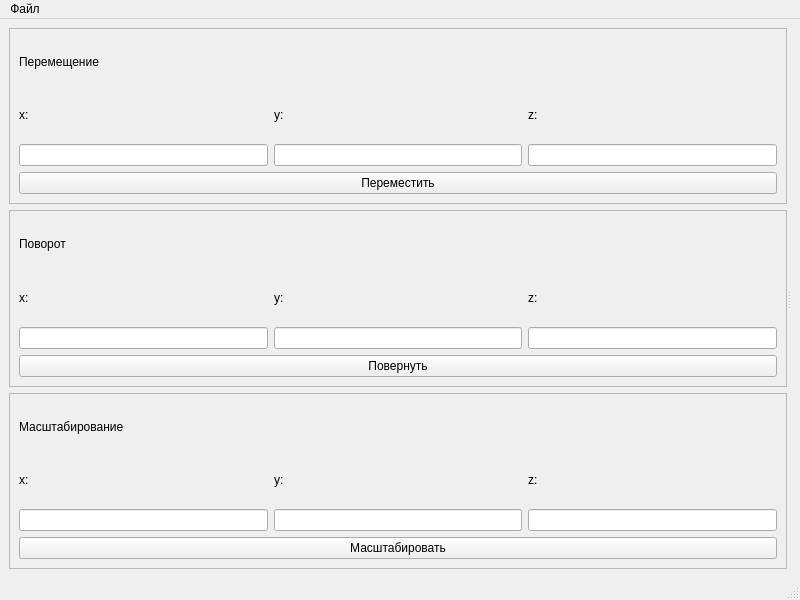
<?xml version="1.0" encoding="UTF-8"?>
<ui version="4.0">
 <class>MainWindow</class>
 <widget class="QMainWindow" name="MainWindow">
  <property name="geometry">
   <rect>
    <x>0</x>
    <y>0</y>
    <width>800</width>
    <height>600</height>
   </rect>
  </property>
  <property name="windowTitle">
   <string>MainWindow</string>
  </property>
  <widget class="QWidget" name="centralwidget">
   <layout class="QGridLayout" name="gridLayout">
    <item row="0" column="0">
     <widget class="QSplitter" name="splitter">
      <property name="orientation">
       <enum>Qt::Horizontal</enum>
      </property>
      <widget class="QWidget" name="verticalLayoutWidget">
       <layout class="QVBoxLayout" name="verticalLayout">
        <item>
         <widget class="QFrame" name="frame">
          <property name="frameShape">
           <enum>QFrame::StyledPanel</enum>
          </property>
          <property name="frameShadow">
           <enum>QFrame::Raised</enum>
          </property>
          <layout class="QVBoxLayout" name="verticalLayout_2">
           <item>
            <widget class="QLabel" name="label">
             <property name="text">
              <string>Перемещение</string>
             </property>
            </widget>
           </item>
           <item>
            <layout class="QHBoxLayout" name="horizontalLayout">
             <item>
              <widget class="QLabel" name="label_5">
               <property name="text">
                <string>х:</string>
               </property>
              </widget>
             </item>
             <item>
              <widget class="QLabel" name="label_4">
               <property name="text">
                <string>у:</string>
               </property>
              </widget>
             </item>
             <item>
              <widget class="QLabel" name="label_6">
               <property name="text">
                <string>z:</string>
               </property>
              </widget>
             </item>
            </layout>
           </item>
           <item>
            <layout class="QHBoxLayout" name="horizontalLayout_2">
             <item>
              <widget class="QLineEdit" name="transfer_x"/>
             </item>
             <item>
              <widget class="QLineEdit" name="transfer_y"/>
             </item>
             <item>
              <widget class="QLineEdit" name="transfer_z"/>
             </item>
            </layout>
           </item>
           <item>
            <widget class="QPushButton" name="transfer_button">
             <property name="text">
              <string>Переместить</string>
             </property>
            </widget>
           </item>
          </layout>
         </widget>
        </item>
        <item>
         <widget class="QFrame" name="frame_2">
          <property name="frameShape">
           <enum>QFrame::StyledPanel</enum>
          </property>
          <property name="frameShadow">
           <enum>QFrame::Raised</enum>
          </property>
          <layout class="QVBoxLayout" name="verticalLayout_4">
           <item>
            <widget class="QLabel" name="label_2">
             <property name="text">
              <string>Поворот</string>
             </property>
            </widget>
           </item>
           <item>
            <layout class="QHBoxLayout" name="horizontalLayout_3">
             <item>
              <widget class="QLabel" name="label_12">
               <property name="text">
                <string>x:</string>
               </property>
              </widget>
             </item>
             <item>
              <widget class="QLabel" name="label_11">
               <property name="text">
                <string>y:</string>
               </property>
              </widget>
             </item>
             <item>
              <widget class="QLabel" name="label_10">
               <property name="text">
                <string>z:</string>
               </property>
              </widget>
             </item>
            </layout>
           </item>
           <item>
            <layout class="QHBoxLayout" name="horizontalLayout_4">
             <item>
              <widget class="QLineEdit" name="rotate_x"/>
             </item>
             <item>
              <widget class="QLineEdit" name="rotate_y"/>
             </item>
             <item>
              <widget class="QLineEdit" name="rotate_z"/>
             </item>
            </layout>
           </item>
           <item>
            <widget class="QPushButton" name="rotate_button">
             <property name="text">
              <string>Повернуть</string>
             </property>
            </widget>
           </item>
          </layout>
         </widget>
        </item>
        <item>
         <widget class="QFrame" name="frame_3">
          <property name="frameShape">
           <enum>QFrame::StyledPanel</enum>
          </property>
          <property name="frameShadow">
           <enum>QFrame::Raised</enum>
          </property>
          <layout class="QVBoxLayout" name="verticalLayout_3">
           <item>
            <widget class="QLabel" name="label_3">
             <property name="text">
              <string>Масштабирование</string>
             </property>
            </widget>
           </item>
           <item>
            <layout class="QHBoxLayout" name="horizontalLayout_5">
             <item>
              <widget class="QLabel" name="label_9">
               <property name="text">
                <string>x:</string>
               </property>
              </widget>
             </item>
             <item>
              <widget class="QLabel" name="label_8">
               <property name="text">
                <string>y:</string>
               </property>
              </widget>
             </item>
             <item>
              <widget class="QLabel" name="label_7">
               <property name="text">
                <string>z:</string>
               </property>
              </widget>
             </item>
            </layout>
           </item>
           <item>
            <layout class="QHBoxLayout" name="horizontalLayout_6">
             <item>
              <widget class="QLineEdit" name="scale_x"/>
             </item>
             <item>
              <widget class="QLineEdit" name="scale_y"/>
             </item>
             <item>
              <widget class="QLineEdit" name="scale_z"/>
             </item>
            </layout>
           </item>
           <item>
            <widget class="QPushButton" name="scale_button">
             <property name="text">
              <string>Масштабировать</string>
             </property>
            </widget>
           </item>
          </layout>
         </widget>
        </item>
       </layout>
      </widget>
      <widget class="QWidget" name="verticalLayoutWidget_2">
       <layout class="QVBoxLayout" name="graphics_layout"/>
      </widget>
     </widget>
    </item>
   </layout>
  </widget>
  <widget class="QMenuBar" name="menubar">
   <property name="geometry">
    <rect>
     <x>0</x>
     <y>0</y>
     <width>800</width>
     <height>28</height>
    </rect>
   </property>
   <widget class="QMenu" name="menu">
    <property name="title">
     <string>Файл</string>
    </property>
    <addaction name="download_action"/>
   </widget>
   <addaction name="menu"/>
  </widget>
  <widget class="QStatusBar" name="statusbar"/>
  <action name="download_action">
   <property name="text">
    <string> Загрузить</string>
   </property>
  </action>
 </widget>
 <resources/>
 <connections/>
</ui>
